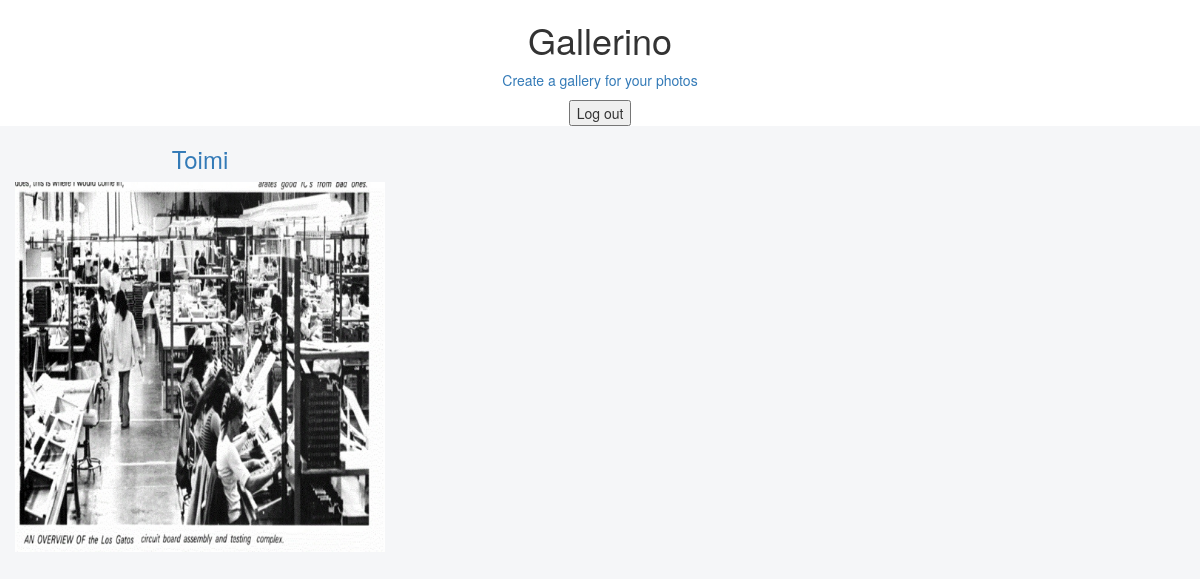
Screenshot of /gallerino/ (signed in) with the database file from the repository.
### gallerino/models.py (models this page shows)
class Gallery (models.Model):
    title = models.CharField(max_length=60, default='My Gallery')
    description = models.CharField(max_length=200)
    user = models.ForeignKey(User, on_delete=models.CASCADE, default=1)
    thumbnail = models.ImageField(upload_to='images/', default='gallerino_thumbnail_placeholder.png')
    pub_date = models.DateTimeField('Date published', auto_now_add=True)
    mod_date = models.DateTimeField('Date modified', auto_now=True)
    placeholder = models.BooleanField(default=True)

### gallerino/views.py (the view)
# urls.py: path('', display_galleries, name = 'display_galleries'),
@login_required
def display_galleries(request):
    if request.method == "GET":
        galleries = Gallery.objects.filter(user = request.user)
        return render(request, 'gallerino/index.html', {'galleries': galleries})

### gallerino/templates/gallerino/index.html (shortened to what this page needs)
{% load static %}
<!DOCTYPE html>
<html lang="en">
    <head>
        <link rel="stylesheet" href="https://maxcdn.bootstrapcdn.com/bootstrap/3.3.7/css/bootstrap.min.css">
    </head>
    <body>
        <div class="col-md-12">
            <h1>Gallerino</h1>
            <p><a href="{% url 'gallerino:create_gallery' %}">Create a gallery for your photos</a></p>
            <form method="post" action="{% url 'logout' %}">
                <button type="submit">Log out</button>
            </form>
        </div>
        {% for gallery in galleries %}
        <div class="col-md-4">
            <a href="{% url 'gallerino:display_images' gallery_id=gallery.id %}">
            <h3>{{ gallery.title }}</h3>
            <img src="{{ gallery.thumbnail.url }}" class="img-responsive" style="width: 100%; float: left; margin-right: 10px;" />
            </a>
        </div>
        {% endfor %}
    </body>
</html>

### gallerino/templates/gallerino/index.html (style rules this page uses)
body { text-align: center; background-color: #f5f6f8; }
.col-md-12 { background-color:white; }

### rows the page displays
Gallery: title "Toimi", thumbnail (picture)
